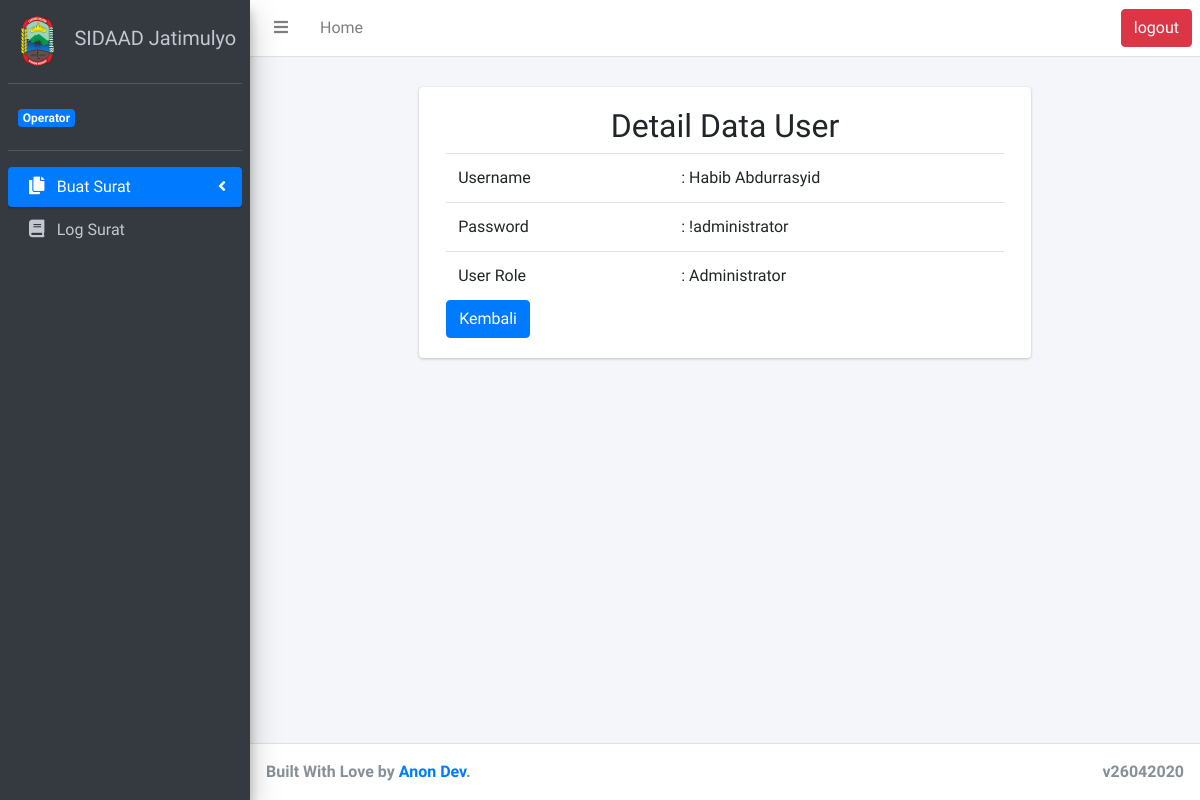
The app's page /Dashboard/detailUser/1 with its own data.
### tables this page shows
CREATE TABLE `users` (
  `user_id` int(11) NOT NULL,
  `username` varchar(100) NOT NULL,
  `password` varchar(255) NOT NULL,
  `role_id` int(11) NOT NULL
);

CREATE TABLE `user_role` (
  `role_id` int(11) NOT NULL,
  `role_name` varchar(20) NOT NULL
);

### application/controllers/Dashboard.php (called while the page is built, shortened)
<?php
class Dashboard extends CI_Controller{
  public function __construct()
  {
    $this->load->library('form_validation');
  }
  public function detailUser()
  {
    global $data;
    $data['title'] = "Detail User";
    $data['user'] = $this->M_Admin->getSingleUser();
    $this->load->view('templates/header_template', $data);
    $this->load->view('detail_user', $data);
    $this->load->view('templates/footer_template', $data);
  }
}

### index.php (called while the page is built, shortened)
<?php
require_once BASEPATH.'core/CodeIgniter.php';

### application/models/M_Admin.php (called while the page is built, shortened)
<?php
class M_Admin extends CI_Model{
  public function getSingleUser(){
    $user_id = $this->uri->segment(3);
    $this->db->select('username, password, role_name, user_id');
    $this->db->from('users');
    $this->db->join('user_role', 'users.role_id=user_role.role_id');
    $this->db->where('user_id', $user_id);
    $data_user = $this->db->get()->row_array();
    return $data_user;
  }
}

### application/views/detail_user.php (the view)
<div class="card col-8 m-auto">
  <div class="card-body">
    <h2 class="text-center">Detail Data User</h2>
    <table class="table">
      <tbody>
        <tr>
          <td scope="row" width="40%">Username</td>
          <td>: <?= $user['username'] ?></td>
        </tr>
        <tr>
          <td scope="row" width="40%">Password</td>
          <td>: <?= $user['password'] ?></td>
        </tr>
        <tr>
          <td scope="row" width="40%">User Role</td>
          <td>: <?= $user['role_name'] ?></td>
        </tr>
      </tbody>
    </table>
    <a name="" id="" class="btn btn-primary text-right" href="<?= base_url('Dashboard/tampilUser') ?>" role="button">Kembali</a>
  </div>
</div>

### records on screen
users: username "Habib Abdurrasyid", password "!administrator", role.role_name "Administrator"

### other values on screen
$role "Operator"
